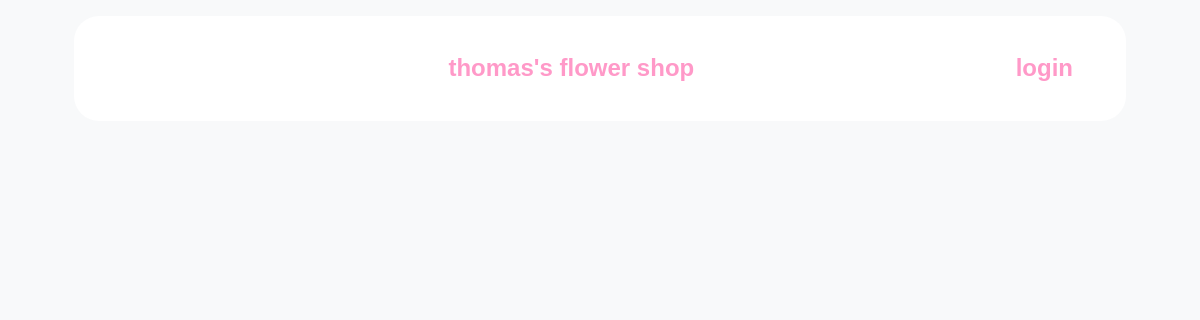
Before: / with the older database file.
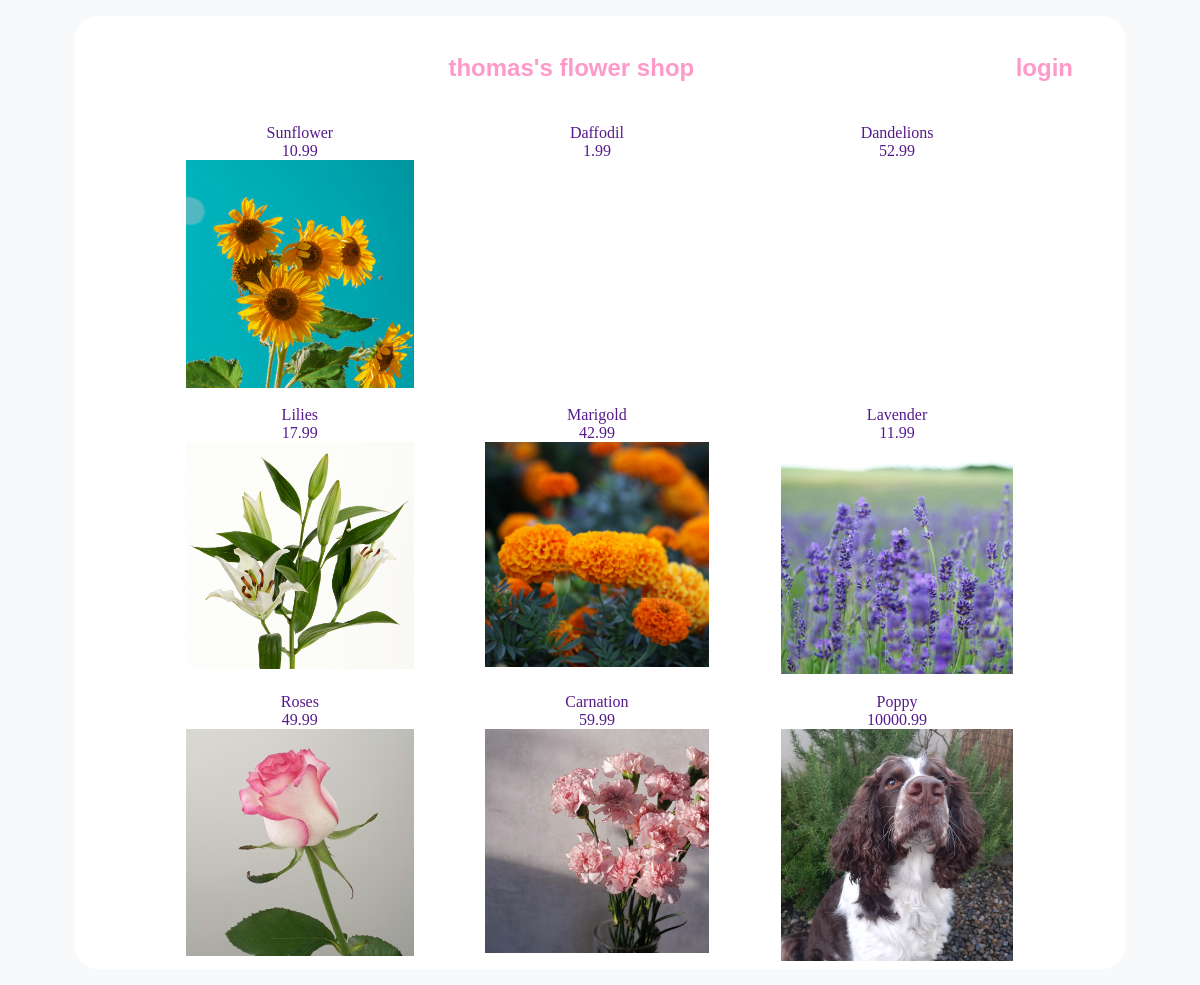
After: the same page with the newer database file.
### tables this page shows
CREATE TABLE flowers
(
    flower_id INTEGER PRIMARY KEY AUTOINCREMENT,
    flower_name TEXT NOT NULL,
    price REAL NOT NULL,
    img_url TEXT NOT NULL
);

### app.py (the view)
@app.route('/')
def flowers():
    db = get_db()
    flowers = db.execute(
        '''SELECT * FROM flowers;''').fetchall()
    form = FilterForm()
    if form.validate_on_submit:
        choice = form.filter.data
        if choice == 'Highest First':
            flowers = db.execute(
                '''SELECT * FROM flowers ORDER BY price DESC;'''
            ).fetchall()
        elif choice == 'Lowest First':
            flowers = db.execute(
                '''SELECT * FROM flowers ORDER BY price ASC'''
            ).fetchall()
    return render_template('flowers.html', flowers=flowers)

### database.py (called while the page is built)
def get_db():
    if "db" not in g:
        g.db = sqlite3.connect(DATABASE,
            detect_types=sqlite3.PARSE_DECLTYPES
        )
        g.db.row_factory = sqlite3.Row
    return g.db

### templates/flowers.html (shortened to what this page needs)
{% extends 'base.html' %}
{% block main_content %}
{% set counter = 2 %}
<main>
    <nav>
        <h2><a href="{{url_for('flowers')}}">thomas's flower shop</a></h2>
        <h2><a href="{{url_for('login')}}">login</a></h2>
    </nav>
    <div id="banner">
    </div>
    <div id="container">
        {% for flower in flowers %}
        <div id="flower">
            <a href="">
                {{flower['flower_name']}}
                <br>
                {{flower['price']}}
                <br>
                <img src="{{ url_for('static', filename=flower['img_url'])}}" alt="">
            </a>
        </div>
        {% endfor %}
    </div>
    {% endblock %}

### templates/base.html (shortened to what this page needs)
<!DOCTYPE html>
<html lang="en">
<head>
    <link rel="stylesheet" href="{{ url_for('static', filename='main.css') }}">
</head>
<body>
        {% block main_content %}
        {% endblock %}
</body>
</html>

### static/main.css (style rules this page uses)
main { padding-top: 1rem; border-radius: 25px; background-color: white; width: 90%; margin: auto; }
body { background-color: #F8F9FA; margin: 1rem; }
a { text-decoration: none; text-align: center; margin: auto; }
h2 a { color: #ff99c8; }
nav { display: flex; width: 90%; margin: auto; justify-content: space-between; background-color: white; text-align: center; padding: 0.1rem; color: #ff99c8; font-family: 'Gill Sans', 'Gill Sans MT', Calibri, 'Trebuchet MS', sans-serif; }
#banner { display: block; width: 90%; margin: auto; }
#container { display:grid; grid-template-columns: auto auto auto; column-gap: 0.5rem; row-gap: 0.5rem; margin: 0rem 5rem; }
img { width: 80%; margin: auto; }
#banner { margin: auto; text-align: center; }
#flower { background-color: white; padding: 0.2rem; display: inline; text-align: center; }
@media screen and (min-width: 1100px) { #banner { width: 90%; margin: auto; } }

Changed rows visible on the page:
added flowers: flower_name "Sunflower", price "10.99", img_url (picture)
added flowers: flower_name "Daffodil", price "1.99"
added flowers: flower_name "Dandelions", price "52.99"
added flowers: flower_name "Lilies", price "17.99", img_url (picture)
added flowers: flower_name "Marigold", price "42.99", img_url (picture)
added flowers: flower_name "Lavender", price "11.99", img_url (picture)
added flowers: flower_name "Roses", price "49.99", img_url (picture)
added flowers: flower_name "Carnation", price "59.99", img_url (picture)
added flowers: flower_name "Poppy", price "10000.99", img_url (picture)
